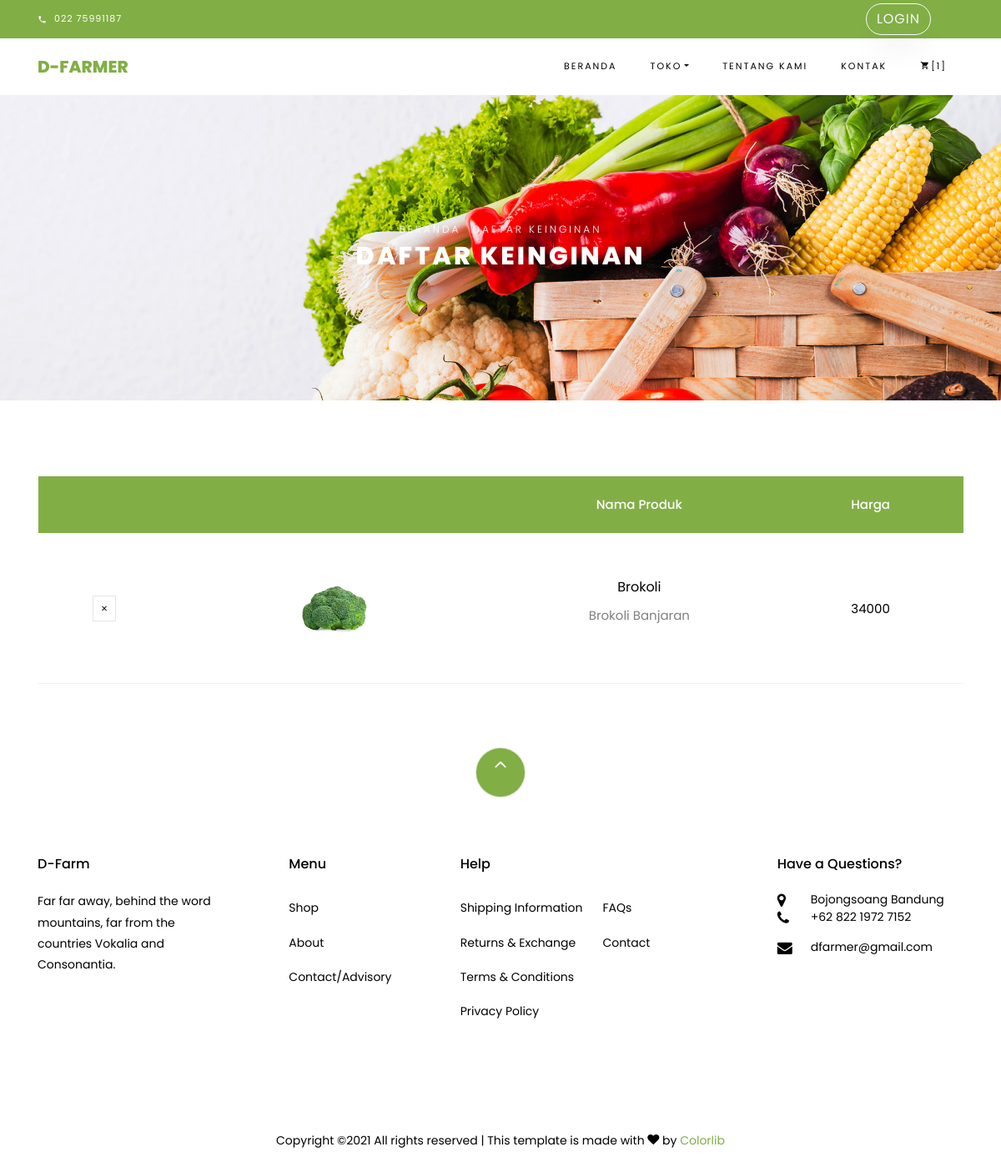
The page /index.php/shop/wishlist on the database its author committed.
### tables this page shows
CREATE TABLE `wishlist` (
  `id_wishlist` int(11) NOT NULL,
  `keterangan_wishlist` int(11) NOT NULL,
  `total` int(11) NOT NULL,
  `id_barang` int(11) NOT NULL
);

CREATE TABLE `barang` (
  `id_barang` int(11) NOT NULL,
  `nama_barang` varchar(255) NOT NULL,
  `keterangan_barang` varchar(255) NOT NULL,
  `harga_barang` varchar(255) NOT NULL,
  `tanggal` date NOT NULL,
  `jumlah` int(11) NOT NULL,
  `jenis` varchar(255) NOT NULL,
  `satuan` varchar(255) NOT NULL,
  `gambar` varchar(255) NOT NULL,
  `id_sumber` int(11) NOT NULL,
  `id_gudang` int(11) NOT NULL,
  `id_kategori` int(11) NOT NULL
);

### application/controllers/Shop.php (called while the page is built, shortened)
<?php
class Shop extends CI_Controller {
	function __construct(){
		$this->load->model('M_All');
	}
	public function wishlist()
	{
		$data['wishlist'] = $this->M_All->join_wishlist('barang', 'wishlist')->result();
		$this->load->view('template/header');
		$this->load->view('shop/wishlist', $data);
		$this->load->view('template/footer');
	}
}

### index.php (called while the page is built, shortened)
<?php
require_once BASEPATH.'core/CodeIgniter.php';

### application/models/M_All.php (called while the page is built, shortened)
<?php
class M_All extends CI_Model{
    function join_wishlist($from, $at)
    {
        $this->db->select('*');
        $this->db->from($from);
        $this->db->join($at, 'wishlist.id_barang = barang.id_barang');
        return $this->db->get();
    }
}

### application/views/shop/wishlist.php (the view, shortened to what this page needs)
<div class="hero-wrap hero-bread" style="background-image: url(<?php echo base_url()?>assets/images/bg_1.jpg);">
  <div class="container">
    <div class="row no-gutters slider-text align-items-center justify-content-center">
      <div class="col-md-9 ftco-animate text-center">
      	<p class="breadcrumbs"><span class="mr-2"><a href="<?= base_url()?>index.php/Shop">Beranda</a></span> <span>Daftar Keinginan</span></p>
        <h1 class="mb-0 bread">Daftar Keinginan</h1>
      </div>
    </div>
  </div>
</div>
<section class="ftco-section ftco-cart">
    <div class="container">
        <div class="row">
        <div class="col-md-12 ftco-animate">
            <div class="cart-list">
                <table class="table">
                    <thead class="thead-primary">
                      <tr class="text-center">
                        <th>&nbsp;</th>
                        <th>&nbsp;</th>
                        <th>Nama Produk</th>
                        <th>Harga</th>
                      </tr>
                    </thead>
                    <tbody>
                        <?php foreach ($wishlist as $w) {
                        ?>
                      <tr class="text-center">
                        <td class="product-remove"><a href="<?= base_url('index.php/shop/delWish/')?><?= $w->id_barang?>"><span class="ion-ios-close"></span></a></td>
                        <td class="image-prod"><div class="img" style="background-image:url(<?= base_url('assets_admin/img/gambar_barang/')?><?= $w->gambar; ?>);"></div></td>
                        <td class="product-name">
                            <h3><?= $w->nama_barang?></h3>
                            <p><?= $w->keterangan_barang?></p>
                        </td>
                        <td class="price"><?= $w->harga_barang?></td>
                      </tr>
                  <?php } ?>
                    </tbody>
                  </table>
              </div>
        </div>
    </div>
    </div>
</section>

### rows shown on the page
wishlist: id_barang.gambar (picture), id_barang.nama_barang "Brokoli", id_barang.keterangan_barang "Brokoli Banjaran", id_barang.harga_barang "34000"

### other values the page prints
$this->M_All->count('cart') "1"
